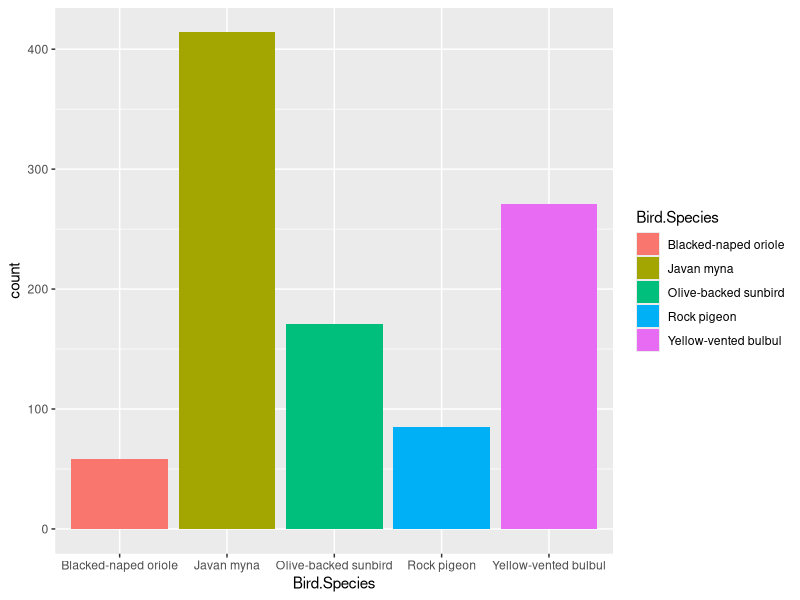

Here is the R script that generated this plot:
#! /usr/bin/env Rscript

library(ggplot2)

df <- read.csv('data.csv')
summary(df$Bird.Species)

g <- ggplot(df) +
    geom_bar(aes(x=Bird.Species, fill=Bird.Species), stat='count')

ggsave('01-Diagnostic.png', plot=g, width=9, height=5)
